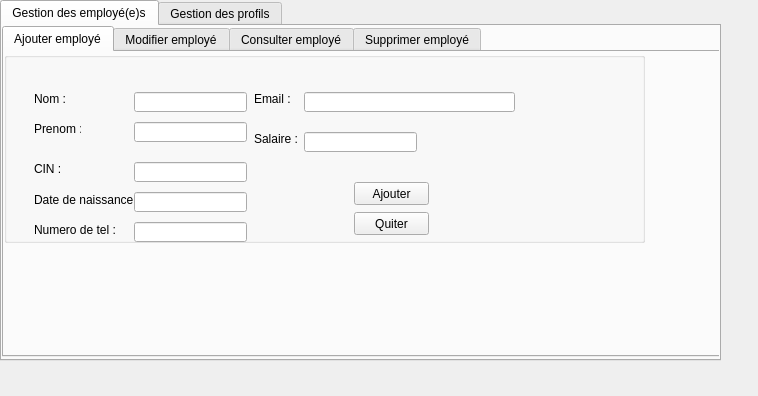
<?xml version="1.0" encoding="UTF-8"?>
<ui version="4.0">
 <class>gest_emp_auth</class>
 <widget class="QWidget" name="gest_emp_auth">
  <property name="geometry">
   <rect>
    <x>0</x>
    <y>0</y>
    <width>758</width>
    <height>396</height>
   </rect>
  </property>
  <property name="windowTitle">
   <string>Form</string>
  </property>
  <widget class="QTabWidget" name="tabWidget">
   <property name="geometry">
    <rect>
     <x>0</x>
     <y>0</y>
     <width>721</width>
     <height>361</height>
    </rect>
   </property>
   <property name="currentIndex">
    <number>0</number>
   </property>
   <widget class="QWidget" name="Tab">
    <attribute name="title">
     <string>Gestion des employé(e)s</string>
    </attribute>
    <widget class="QTabWidget" name="tabWidget_2">
     <property name="geometry">
      <rect>
       <x>0</x>
       <y>0</y>
       <width>721</width>
       <height>331</height>
      </rect>
     </property>
     <property name="currentIndex">
      <number>0</number>
     </property>
     <widget class="QWidget" name="tab_3">
      <attribute name="title">
       <string>Ajouter employé</string>
      </attribute>
      <widget class="QGroupBox" name="ajouter_emp">
       <property name="geometry">
        <rect>
         <x>0</x>
         <y>0</y>
         <width>641</width>
         <height>191</height>
        </rect>
       </property>
       <property name="title">
        <string/>
       </property>
       <widget class="QLabel" name="label">
        <property name="geometry">
         <rect>
          <x>30</x>
          <y>40</y>
          <width>47</width>
          <height>13</height>
         </rect>
        </property>
        <property name="text">
         <string>Nom :</string>
        </property>
       </widget>
       <widget class="QLabel" name="label_2">
        <property name="geometry">
         <rect>
          <x>30</x>
          <y>70</y>
          <width>47</width>
          <height>13</height>
         </rect>
        </property>
        <property name="text">
         <string>Prenom :</string>
        </property>
       </widget>
       <widget class="QLabel" name="label_3">
        <property name="geometry">
         <rect>
          <x>30</x>
          <y>110</y>
          <width>47</width>
          <height>13</height>
         </rect>
        </property>
        <property name="text">
         <string>CIN :</string>
        </property>
       </widget>
       <widget class="QLabel" name="label_4">
        <property name="geometry">
         <rect>
          <x>30</x>
          <y>140</y>
          <width>101</width>
          <height>16</height>
         </rect>
        </property>
        <property name="text">
         <string>Date de naissance :</string>
        </property>
       </widget>
       <widget class="QLabel" name="label_5">
        <property name="geometry">
         <rect>
          <x>30</x>
          <y>170</y>
          <width>91</width>
          <height>16</height>
         </rect>
        </property>
        <property name="text">
         <string>Numero de tel :</string>
        </property>
       </widget>
       <widget class="QLineEdit" name="lineEdit_nom">
        <property name="geometry">
         <rect>
          <x>130</x>
          <y>40</y>
          <width>113</width>
          <height>20</height>
         </rect>
        </property>
       </widget>
       <widget class="QLineEdit" name="lineEdit_prenom">
        <property name="geometry">
         <rect>
          <x>130</x>
          <y>70</y>
          <width>113</width>
          <height>20</height>
         </rect>
        </property>
       </widget>
       <widget class="QLineEdit" name="lineEdit_cin">
        <property name="geometry">
         <rect>
          <x>130</x>
          <y>110</y>
          <width>113</width>
          <height>20</height>
         </rect>
        </property>
        <property name="maxLength">
         <number>8</number>
        </property>
       </widget>
       <widget class="QLineEdit" name="lineEdit_numero">
        <property name="geometry">
         <rect>
          <x>130</x>
          <y>170</y>
          <width>113</width>
          <height>20</height>
         </rect>
        </property>
        <property name="maxLength">
         <number>8</number>
        </property>
       </widget>
       <widget class="QPushButton" name="pushButton_ajouteremploye">
        <property name="geometry">
         <rect>
          <x>350</x>
          <y>130</y>
          <width>75</width>
          <height>23</height>
         </rect>
        </property>
        <property name="text">
         <string>Ajouter</string>
        </property>
       </widget>
       <widget class="QPushButton" name="pushButton_2">
        <property name="geometry">
         <rect>
          <x>350</x>
          <y>160</y>
          <width>75</width>
          <height>23</height>
         </rect>
        </property>
        <property name="text">
         <string>Quiter</string>
        </property>
       </widget>
       <widget class="QLabel" name="label_6">
        <property name="geometry">
         <rect>
          <x>250</x>
          <y>40</y>
          <width>47</width>
          <height>13</height>
         </rect>
        </property>
        <property name="text">
         <string>Email :</string>
        </property>
       </widget>
       <widget class="QLineEdit" name="lineEdit_email">
        <property name="geometry">
         <rect>
          <x>300</x>
          <y>40</y>
          <width>211</width>
          <height>20</height>
         </rect>
        </property>
       </widget>
       <widget class="QLabel" name="label_16">
        <property name="geometry">
         <rect>
          <x>250</x>
          <y>80</y>
          <width>47</width>
          <height>13</height>
         </rect>
        </property>
        <property name="text">
         <string>Salaire :</string>
        </property>
       </widget>
       <widget class="QLineEdit" name="lineEdit_salaire">
        <property name="geometry">
         <rect>
          <x>300</x>
          <y>80</y>
          <width>113</width>
          <height>20</height>
         </rect>
        </property>
       </widget>
       <widget class="QLineEdit" name="lineEdit_date">
        <property name="geometry">
         <rect>
          <x>130</x>
          <y>140</y>
          <width>113</width>
          <height>20</height>
         </rect>
        </property>
       </widget>
      </widget>
     </widget>
     <widget class="QWidget" name="tab_4">
      <attribute name="title">
       <string>Modifier employé</string>
      </attribute>
      <widget class="QGroupBox" name="modifier_emp">
       <property name="geometry">
        <rect>
         <x>0</x>
         <y>0</y>
         <width>681</width>
         <height>251</height>
        </rect>
       </property>
       <property name="title">
        <string/>
       </property>
       <widget class="QGroupBox" name="ajouter_emp_2">
        <property name="geometry">
         <rect>
          <x>0</x>
          <y>0</y>
          <width>641</width>
          <height>241</height>
         </rect>
        </property>
        <property name="title">
         <string/>
        </property>
        <widget class="QLabel" name="label_17">
         <property name="geometry">
          <rect>
           <x>30</x>
           <y>70</y>
           <width>47</width>
           <height>13</height>
          </rect>
         </property>
         <property name="text">
          <string>Nom :</string>
         </property>
        </widget>
        <widget class="QLabel" name="label_18">
         <property name="geometry">
          <rect>
           <x>30</x>
           <y>100</y>
           <width>47</width>
           <height>13</height>
          </rect>
         </property>
         <property name="text">
          <string>Prenom :</string>
         </property>
        </widget>
        <widget class="QLabel" name="label_20">
         <property name="geometry">
          <rect>
           <x>30</x>
           <y>170</y>
           <width>101</width>
           <height>16</height>
          </rect>
         </property>
         <property name="text">
          <string>Date de naissance :</string>
         </property>
        </widget>
        <widget class="QLabel" name="label_21">
         <property name="geometry">
          <rect>
           <x>30</x>
           <y>200</y>
           <width>91</width>
           <height>16</height>
          </rect>
         </property>
         <property name="text">
          <string>Numero de tel :</string>
         </property>
        </widget>
        <widget class="QLineEdit" name="lineEdit_mnom">
         <property name="geometry">
          <rect>
           <x>130</x>
           <y>70</y>
           <width>113</width>
           <height>20</height>
          </rect>
         </property>
        </widget>
        <widget class="QLineEdit" name="lineEdit_mprenom">
         <property name="geometry">
          <rect>
           <x>130</x>
           <y>100</y>
           <width>113</width>
           <height>20</height>
          </rect>
         </property>
        </widget>
        <widget class="QLineEdit" name="lineEdit_mnumero">
         <property name="geometry">
          <rect>
           <x>130</x>
           <y>200</y>
           <width>113</width>
           <height>20</height>
          </rect>
         </property>
         <property name="maxLength">
          <number>8</number>
         </property>
        </widget>
        <widget class="QLineEdit" name="lineEdit_mdate">
         <property name="geometry">
          <rect>
           <x>130</x>
           <y>170</y>
           <width>113</width>
           <height>20</height>
          </rect>
         </property>
        </widget>
        <widget class="QLabel" name="label_22">
         <property name="geometry">
          <rect>
           <x>30</x>
           <y>140</y>
           <width>47</width>
           <height>13</height>
          </rect>
         </property>
         <property name="text">
          <string>Email :</string>
         </property>
        </widget>
        <widget class="QLineEdit" name="lineEdit_memail">
         <property name="geometry">
          <rect>
           <x>130</x>
           <y>130</y>
           <width>211</width>
           <height>20</height>
          </rect>
         </property>
        </widget>
        <widget class="QLabel" name="label_23">
         <property name="geometry">
          <rect>
           <x>260</x>
           <y>70</y>
           <width>47</width>
           <height>13</height>
          </rect>
         </property>
         <property name="text">
          <string>Salaire :</string>
         </property>
        </widget>
        <widget class="QLineEdit" name="lineEdit_msalaire">
         <property name="geometry">
          <rect>
           <x>310</x>
           <y>70</y>
           <width>113</width>
           <height>20</height>
          </rect>
         </property>
        </widget>
        <widget class="QPushButton" name="pushButton_4">
         <property name="geometry">
          <rect>
           <x>460</x>
           <y>80</y>
           <width>75</width>
           <height>23</height>
          </rect>
         </property>
         <property name="text">
          <string>Retour</string>
         </property>
        </widget>
        <widget class="QPushButton" name="pushButton_modifieremploye">
         <property name="geometry">
          <rect>
           <x>460</x>
           <y>50</y>
           <width>75</width>
           <height>23</height>
          </rect>
         </property>
         <property name="text">
          <string>Modifier</string>
         </property>
        </widget>
        <widget class="QLabel" name="label_7">
         <property name="geometry">
          <rect>
           <x>20</x>
           <y>10</y>
           <width>161</width>
           <height>41</height>
          </rect>
         </property>
         <property name="text">
          <string>Le CIN d'employé à modifier :</string>
         </property>
        </widget>
        <widget class="QLineEdit" name="lineEdit_cinm">
         <property name="geometry">
          <rect>
           <x>170</x>
           <y>20</y>
           <width>113</width>
           <height>20</height>
          </rect>
         </property>
        </widget>
       </widget>
      </widget>
     </widget>
     <widget class="QWidget" name="tab_5">
      <attribute name="title">
       <string>Consulter employé</string>
      </attribute>
      <widget class="QTableView" name="tab_employe">
       <property name="geometry">
        <rect>
         <x>10</x>
         <y>40</y>
         <width>701</width>
         <height>261</height>
        </rect>
       </property>
      </widget>
      <widget class="QPushButton" name="pushButton_trinom">
       <property name="geometry">
        <rect>
         <x>10</x>
         <y>10</y>
         <width>75</width>
         <height>23</height>
        </rect>
       </property>
       <property name="text">
        <string>Trier par nom</string>
       </property>
      </widget>
      <widget class="QPushButton" name="pushButton_trisalaire">
       <property name="geometry">
        <rect>
         <x>100</x>
         <y>10</y>
         <width>91</width>
         <height>23</height>
        </rect>
       </property>
       <property name="text">
        <string>Trier par salaire</string>
       </property>
      </widget>
      <widget class="QPushButton" name="pushButton_tricin">
       <property name="geometry">
        <rect>
         <x>210</x>
         <y>10</y>
         <width>75</width>
         <height>23</height>
        </rect>
       </property>
       <property name="text">
        <string>Trier par CIN</string>
       </property>
      </widget>
      <widget class="QLabel" name="label_19">
       <property name="geometry">
        <rect>
         <x>340</x>
         <y>10</y>
         <width>161</width>
         <height>20</height>
        </rect>
       </property>
       <property name="text">
        <string>Rechercher l'employe par CIN :</string>
       </property>
      </widget>
      <widget class="QPushButton" name="pushButton_rechercheremp">
       <property name="geometry">
        <rect>
         <x>610</x>
         <y>10</y>
         <width>75</width>
         <height>23</height>
        </rect>
       </property>
       <property name="text">
        <string>Rechercher</string>
       </property>
      </widget>
      <widget class="QLineEdit" name="lineEdit_emprech">
       <property name="geometry">
        <rect>
         <x>490</x>
         <y>10</y>
         <width>113</width>
         <height>20</height>
        </rect>
       </property>
       <property name="maxLength">
        <number>8</number>
       </property>
      </widget>
     </widget>
     <widget class="QWidget" name="tab_6">
      <attribute name="title">
       <string>Supprimer employé</string>
      </attribute>
      <widget class="QGroupBox" name="supprimer_emp">
       <property name="geometry">
        <rect>
         <x>20</x>
         <y>10</y>
         <width>531</width>
         <height>201</height>
        </rect>
       </property>
       <property name="title">
        <string/>
       </property>
       <widget class="QLabel" name="label_8">
        <property name="geometry">
         <rect>
          <x>20</x>
          <y>60</y>
          <width>161</width>
          <height>41</height>
         </rect>
        </property>
        <property name="text">
         <string>Le CIN d'employé à supprimer :</string>
        </property>
       </widget>
       <widget class="QLineEdit" name="lineEdit_supcin">
        <property name="geometry">
         <rect>
          <x>180</x>
          <y>70</y>
          <width>113</width>
          <height>20</height>
         </rect>
        </property>
        <property name="maxLength">
         <number>8</number>
        </property>
       </widget>
       <widget class="QPushButton" name="pushButton_supremploye">
        <property name="geometry">
         <rect>
          <x>330</x>
          <y>70</y>
          <width>75</width>
          <height>23</height>
         </rect>
        </property>
        <property name="text">
         <string>Supprimer</string>
        </property>
       </widget>
       <widget class="QPushButton" name="pushButton_retourspr">
        <property name="geometry">
         <rect>
          <x>330</x>
          <y>100</y>
          <width>75</width>
          <height>23</height>
         </rect>
        </property>
        <property name="text">
         <string>Retour</string>
        </property>
       </widget>
      </widget>
     </widget>
    </widget>
   </widget>
   <widget class="QWidget" name="tab_2">
    <attribute name="title">
     <string>Gestion des profils</string>
    </attribute>
    <widget class="QTabWidget" name="tabWidget_3">
     <property name="geometry">
      <rect>
       <x>0</x>
       <y>0</y>
       <width>711</width>
       <height>291</height>
      </rect>
     </property>
     <property name="currentIndex">
      <number>0</number>
     </property>
     <widget class="QWidget" name="tab_7">
      <attribute name="title">
       <string>Ajouter profil</string>
      </attribute>
      <widget class="QGroupBox" name="ajout_auth">
       <property name="geometry">
        <rect>
         <x>0</x>
         <y>10</y>
         <width>641</width>
         <height>231</height>
        </rect>
       </property>
       <property name="title">
        <string/>
       </property>
       <widget class="QLineEdit" name="lineEditnometprenom">
        <property name="geometry">
         <rect>
          <x>170</x>
          <y>40</y>
          <width>113</width>
          <height>20</height>
         </rect>
        </property>
       </widget>
       <widget class="QLabel" name="label_9">
        <property name="geometry">
         <rect>
          <x>50</x>
          <y>40</y>
          <width>91</width>
          <height>16</height>
         </rect>
        </property>
        <property name="text">
         <string>Nom d'utilisateur :</string>
        </property>
       </widget>
       <widget class="QLabel" name="label_11">
        <property name="geometry">
         <rect>
          <x>50</x>
          <y>120</y>
          <width>81</width>
          <height>16</height>
         </rect>
        </property>
        <property name="text">
         <string>Mot de passe :</string>
        </property>
       </widget>
       <widget class="QLineEdit" name="lineEdit_mdp">
        <property name="geometry">
         <rect>
          <x>170</x>
          <y>120</y>
          <width>113</width>
          <height>20</height>
         </rect>
        </property>
       </widget>
       <widget class="QPushButton" name="pushButton_ajoutprofil">
        <property name="geometry">
         <rect>
          <x>390</x>
          <y>60</y>
          <width>75</width>
          <height>23</height>
         </rect>
        </property>
        <property name="text">
         <string>Ajouter</string>
        </property>
       </widget>
       <widget class="QPushButton" name="pushButton_6">
        <property name="geometry">
         <rect>
          <x>390</x>
          <y>90</y>
          <width>75</width>
          <height>23</height>
         </rect>
        </property>
        <property name="text">
         <string>Quitter</string>
        </property>
       </widget>
       <widget class="QLabel" name="label_13">
        <property name="geometry">
         <rect>
          <x>50</x>
          <y>80</y>
          <width>101</width>
          <height>16</height>
         </rect>
        </property>
        <property name="text">
         <string>Identifiant :</string>
        </property>
       </widget>
       <widget class="QLineEdit" name="lineEdit_id">
        <property name="geometry">
         <rect>
          <x>170</x>
          <y>80</y>
          <width>113</width>
          <height>20</height>
         </rect>
        </property>
       </widget>
      </widget>
     </widget>
     <widget class="QWidget" name="tab_9">
      <attribute name="title">
       <string>Modifier profil</string>
      </attribute>
      <widget class="QGroupBox" name="modifier_auth">
       <property name="geometry">
        <rect>
         <x>0</x>
         <y>0</y>
         <width>671</width>
         <height>261</height>
        </rect>
       </property>
       <property name="title">
        <string/>
       </property>
       <widget class="QGroupBox" name="ajouter_emp_3">
        <property name="geometry">
         <rect>
          <x>0</x>
          <y>0</y>
          <width>641</width>
          <height>241</height>
         </rect>
        </property>
        <property name="title">
         <string/>
        </property>
        <widget class="QGroupBox" name="ajout_auth_2">
         <property name="geometry">
          <rect>
           <x>0</x>
           <y>0</y>
           <width>641</width>
           <height>231</height>
          </rect>
         </property>
         <property name="title">
          <string/>
         </property>
         <widget class="QLineEdit" name="mnom">
          <property name="geometry">
           <rect>
            <x>170</x>
            <y>70</y>
            <width>113</width>
            <height>20</height>
           </rect>
          </property>
         </widget>
         <widget class="QLabel" name="label_34">
          <property name="geometry">
           <rect>
            <x>50</x>
            <y>70</y>
            <width>91</width>
            <height>16</height>
           </rect>
          </property>
          <property name="text">
           <string>Nom d'utilisateur :</string>
          </property>
         </widget>
         <widget class="QLabel" name="label_36">
          <property name="geometry">
           <rect>
            <x>50</x>
            <y>110</y>
            <width>81</width>
            <height>16</height>
           </rect>
          </property>
          <property name="text">
           <string>Mot de passe :</string>
          </property>
         </widget>
         <widget class="QLineEdit" name="lineEdit_mmdp">
          <property name="geometry">
           <rect>
            <x>170</x>
            <y>110</y>
            <width>113</width>
            <height>20</height>
           </rect>
          </property>
         </widget>
         <widget class="QPushButton" name="pushButton_modifierprofil">
          <property name="geometry">
           <rect>
            <x>390</x>
            <y>60</y>
            <width>75</width>
            <height>23</height>
           </rect>
          </property>
          <property name="text">
           <string>Modifier</string>
          </property>
         </widget>
         <widget class="QPushButton" name="pushButton_5">
          <property name="geometry">
           <rect>
            <x>390</x>
            <y>90</y>
            <width>75</width>
            <height>23</height>
           </rect>
          </property>
          <property name="text">
           <string>Retour</string>
          </property>
         </widget>
         <widget class="QLabel" name="label_14">
          <property name="geometry">
           <rect>
            <x>50</x>
            <y>20</y>
            <width>161</width>
            <height>41</height>
           </rect>
          </property>
          <property name="text">
           <string>L'id de l'admin à modifier :</string>
          </property>
         </widget>
         <widget class="QLineEdit" name="lineEdit_mid">
          <property name="geometry">
           <rect>
            <x>180</x>
            <y>30</y>
            <width>113</width>
            <height>20</height>
           </rect>
          </property>
         </widget>
        </widget>
       </widget>
      </widget>
     </widget>
     <widget class="QWidget" name="tab_8">
      <attribute name="title">
       <string>Consulter Profils</string>
      </attribute>
      <widget class="QTableView" name="tableView_profil">
       <property name="geometry">
        <rect>
         <x>10</x>
         <y>40</y>
         <width>491</width>
         <height>231</height>
        </rect>
       </property>
      </widget>
      <widget class="QPushButton" name="trinomprofil">
       <property name="geometry">
        <rect>
         <x>520</x>
         <y>50</y>
         <width>75</width>
         <height>23</height>
        </rect>
       </property>
       <property name="text">
        <string>Trier par nom</string>
       </property>
      </widget>
      <widget class="QPushButton" name="triidprofil">
       <property name="geometry">
        <rect>
         <x>520</x>
         <y>80</y>
         <width>75</width>
         <height>23</height>
        </rect>
       </property>
       <property name="text">
        <string>Trier par id</string>
       </property>
      </widget>
      <widget class="QLabel" name="label_24">
       <property name="geometry">
        <rect>
         <x>20</x>
         <y>10</y>
         <width>161</width>
         <height>20</height>
        </rect>
       </property>
       <property name="text">
        <string>Rechercher l'employe par CIN :</string>
       </property>
      </widget>
      <widget class="QLineEdit" name="lineEdit_profilrech">
       <property name="geometry">
        <rect>
         <x>170</x>
         <y>10</y>
         <width>113</width>
         <height>20</height>
        </rect>
       </property>
       <property name="maxLength">
        <number>8</number>
       </property>
      </widget>
      <widget class="QPushButton" name="pushButton_rechprofil">
       <property name="geometry">
        <rect>
         <x>290</x>
         <y>10</y>
         <width>75</width>
         <height>23</height>
        </rect>
       </property>
       <property name="text">
        <string>Rechercher</string>
       </property>
      </widget>
      <widget class="QPushButton" name="pushButton">
       <property name="geometry">
        <rect>
         <x>520</x>
         <y>240</y>
         <width>75</width>
         <height>23</height>
        </rect>
       </property>
       <property name="text">
        <string>Quitter</string>
       </property>
      </widget>
     </widget>
     <widget class="QWidget" name="tab_10">
      <attribute name="title">
       <string>Retirer profil</string>
      </attribute>
      <widget class="QGroupBox" name="supprimer_auth">
       <property name="geometry">
        <rect>
         <x>10</x>
         <y>0</y>
         <width>671</width>
         <height>221</height>
        </rect>
       </property>
       <property name="title">
        <string/>
       </property>
       <widget class="QLabel" name="label_15">
        <property name="geometry">
         <rect>
          <x>20</x>
          <y>60</y>
          <width>211</width>
          <height>41</height>
         </rect>
        </property>
        <property name="text">
         <string>Id de l'admin à supprimer :</string>
        </property>
       </widget>
       <widget class="QLineEdit" name="lineEdit_scin_admin">
        <property name="geometry">
         <rect>
          <x>160</x>
          <y>70</y>
          <width>113</width>
          <height>20</height>
         </rect>
        </property>
        <property name="maxLength">
         <number>8</number>
        </property>
       </widget>
       <widget class="QPushButton" name="pushButton_spradmin">
        <property name="geometry">
         <rect>
          <x>300</x>
          <y>70</y>
          <width>75</width>
          <height>23</height>
         </rect>
        </property>
        <property name="text">
         <string>Supprimer</string>
        </property>
       </widget>
       <widget class="QPushButton" name="pushButton_retouradmin">
        <property name="geometry">
         <rect>
          <x>300</x>
          <y>100</y>
          <width>75</width>
          <height>23</height>
         </rect>
        </property>
        <property name="text">
         <string>Quitter</string>
        </property>
       </widget>
      </widget>
     </widget>
    </widget>
   </widget>
  </widget>
 </widget>
 <resources/>
 <connections/>
</ui>
